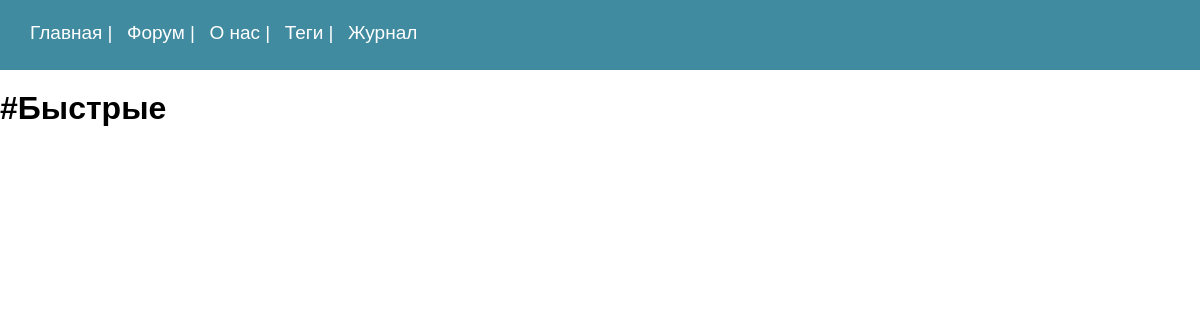
Page /tag/bistrie on the earlier database version.
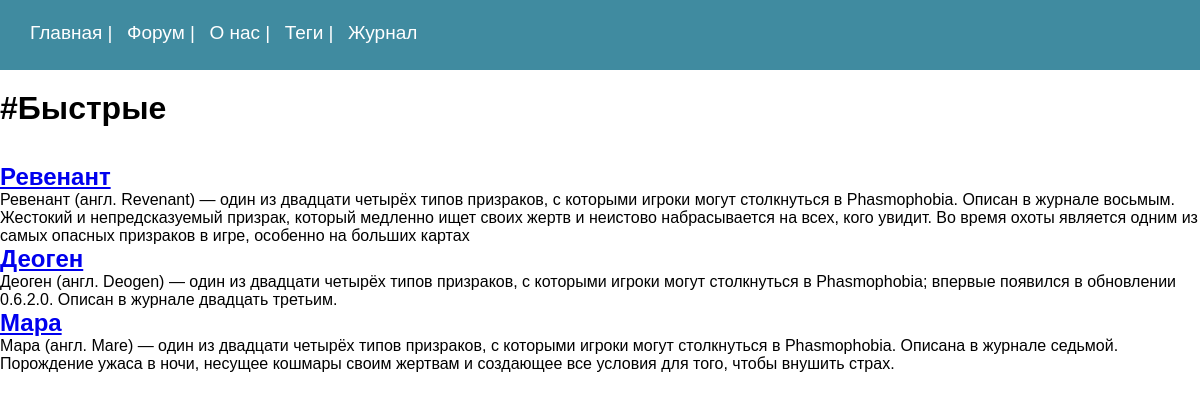
Same page on the later database version.
### MainForum/models.py (models this page shows, shortened)
class Ghost(models.Model):
    class Status(models.IntegerChoices):
        HARD = 1, 'Сложные'
        MIDDLE = 2, 'Средние'
        EASY = 3, 'Легкие'
    name = models.CharField(max_length=40)
    slug = models.SlugField(max_length=120, unique=True, db_index=True)
    number = models.IntegerField()
    category = models.ForeignKey(Ghost_category, choices=Status.choices, on_delete=models.PROTECT, default=Status.EASY, related_name='ghosts')
    description = models.TextField(max_length=500)
    tags = models.ManyToManyField('TagGhost', blank=True, related_name='tags')
    def get_absolute_url(self):
        return  reverse('slug_ghost', kwargs={'ghost_slug': self.slug})

### MainForum/views.py (the view)
# urls.py: path('tag/<slug:tag_slug>', views.Ghosts_by_Tag.as_view(), name='tag'),
class Ghosts_by_Tag(View):
    def get(self, request, tag_slug):
        return render(request, 'MainForum/ghosts_by_tag.html', get_ghosts_by_tag_slug(tag_slug))

### MainForum/services.py (called while the page is built)
def get_ghosts_by_tag_slug(slug):
    tag = get_object_or_404(TagGhost, slug=slug)
    ghosts = tag.tags.all()
    data = {
        'ghosts': ghosts,
        'tag': tag.tag
    }
    return data

### MainForum/templates/MainForum/ghosts_by_tag.html (shortened to what this page needs)
{% extends 'MainForum/base.html' %}
{% block content %}
<h1>#{{ tag }}</h1><br><br>
{% for i in ghosts %}
    <h2><a href="{{ i.get_absolute_url }}">{{ i.name }}</a></h2>
    <p>{{ i.description }}</p>
{% endfor %}
{% endblock %}

Differences in the rows shown:
added Ghost: name "Ревенант", description "Ревенант (англ. Revenant) — один из двадцати четырёх типов призраков, с которыми игроки могут столкнуться в Phasmophobia. Описан в журнале восьмым. Жестокий и непредсказуемый призрак, который медленно ищет своих жертв и неистово набрасывается на всех, кого увидит. Во время охоты является одним из самых опасных призраков в игре, особенно на больших картах"
added Ghost: name "Деоген", description "Деоген (англ. Deogen) — один из двадцати четырёх типов призраков, с которыми игроки могут столкнуться в Phasmophobia; впервые появился в обновлении 0.6.2.0. Описан в журнале двадцать третьим."
added Ghost: name "Мара", description "Мара (англ. Mare) — один из двадцати четырёх типов призраков, с которыми игроки могут столкнуться в Phasmophobia. Описана в журнале седьмой. Порождение ужаса в ночи, несущее кошмары своим жертвам и создающее все условия для того, чтобы внушить страх."
